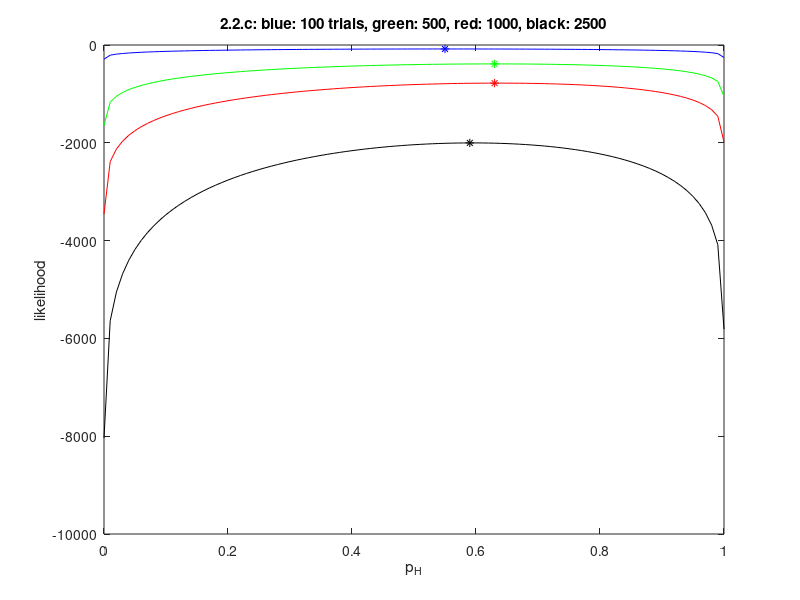

This chart was generated by the following MATLAB code:
% Homework 2, Question 2, 2.c
%
% Fill in the missing code below!
%
% --- DO NOT ALTER CODE ---


clear all;

p_H_star = 0.6; % the value of the true parameter
sigma_squared = .1;  % the variance of the noise term, epsilon_i
p_H = 0:0.01:1; % sample p_H
N_bits = [100 500 1000 2500]; % trial size varies
nTrials = length(N_bits);
nPhSamples = length(p_H);
L = zeros(nTrials, nPhSamples);  % L: num_trial_sizes x num_ph_samples, each row corresponds to the
         % likelihood of one trial size vs. p_H plot
max_L = zeros(nTrials, 1);  % max_L: num_trial_sizes x 1, keeps track of the maximum likelihood 
max_L_inds = zeros(nTrials, 1); % num_trial_sizes x 1, keeps track of index in p_H with max likelihood
colors = {[0 0 1], [0 1 0], [1 0 0], [0 0 0]}; % colors for the lines

rng(10701); % sets the random seed to produce identical output each time
         

%% FILL IN THE MISSING CODE HERE
%
%  --- ALTER THIS CODE ---
sigma = sqrt(sigma_squared);
const = 1 / (sigma * sqrt(2 * pi));
for i=1:nTrials
    nBits = N_bits(i);
    samps = (rand(1, nBits) > 0.4) + normrnd(0, sigma, [1 nBits]);
    max_LL = -inf;
    max_LL_ind = 1;
    for j=1:nPhSamples
        ph = .01*(j-1);
        res = 0;
        for k=1:nBits
            samp = samps(1,k);
            beta = const * exp(-(samp-1)^2/(2 * sigma_squared));
            alpha = const * exp(-(samp)^2/(2 * sigma_squared));
            res = res + log(ph * (beta - alpha) + alpha);
        end
        L(i,j) = res;
        if res > max_LL
           max_LL = res;
           max_LL_ind = j;
        end
    end
    max_L(i,1) = max_LL;
    max_L_inds(i,1) = max_LL_ind;
end



%%  Plots the results   --- DO NOT ALTER CODE ---

figure;

for isize = 1:length(N_bits)
    
    plot(p_H, L(isize,:), 'Color', colors{isize});
    hold on;
    plot(p_H(max_L_inds(isize)), max_L(isize), '*', 'MarkerEdgeColor', colors{isize});
    
end
xlabel('p_H');
ylabel('likelihood');
title('2.2.c: blue: 100 trials, green: 500, red: 1000, black: 2500');